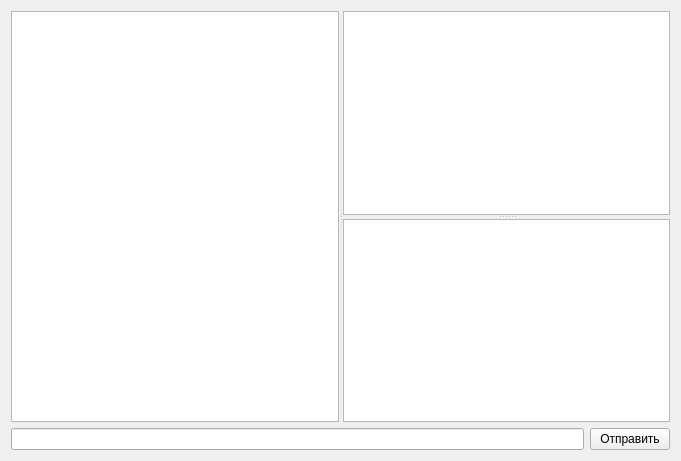
<?xml version="1.0" encoding="UTF-8"?>
<ui version="4.0">
 <class>ChatWidget</class>
 <widget class="QWidget" name="ChatWidget">
  <property name="geometry">
   <rect>
    <x>0</x>
    <y>0</y>
    <width>681</width>
    <height>461</height>
   </rect>
  </property>
  <property name="windowTitle">
   <string>Form</string>
  </property>
  <layout class="QGridLayout" name="gridLayout">
   <item row="0" column="0">
    <widget class="QSplitter" name="splitter_2">
     <property name="orientation">
      <enum>Qt::Horizontal</enum>
     </property>
     <widget class="QTextEdit" name="chatDisplayTextEdit"/>
     <widget class="QSplitter" name="splitter">
      <property name="orientation">
       <enum>Qt::Vertical</enum>
      </property>
      <widget class="QListWidget" name="employeeListWidget"/>
      <widget class="QListView" name="listView"/>
     </widget>
    </widget>
   </item>
   <item row="1" column="0">
    <layout class="QHBoxLayout" name="horizontalLayout">
     <item>
      <widget class="QLineEdit" name="messageLineEdit"/>
     </item>
     <item>
      <widget class="QPushButton" name="sendButton">
       <property name="text">
        <string>Отправить</string>
       </property>
      </widget>
     </item>
    </layout>
   </item>
  </layout>
 </widget>
 <resources/>
 <connections/>
</ui>
